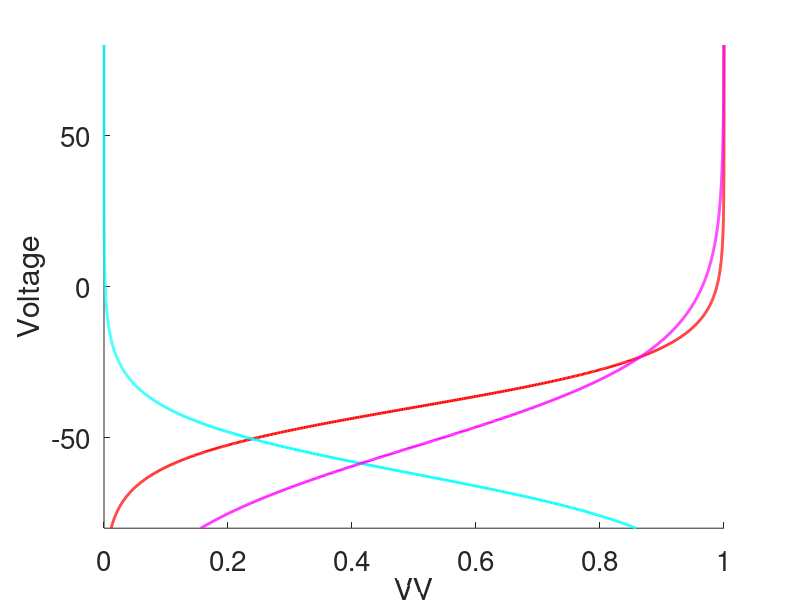

The MATLAB script that drew this image: (Note: this script raises an error after producing the figure.)
%2014-01-23

% Passive membrane equation

clear all
close all

C = 1; %capacitance
Rm = 3.333; %resistance
Gl = 1/Rm; %conductance
El = -50.6; %resting membrane potential
ENa = 55; %Sodium equillibrium
Ek = -75; %potassium equillibrium
GNa = 120;%sodium conductance 
Gk = 36;%potassium conductance

%Functions


%define function for gating variables
minf = @(V) 1/(1 + exp(-(V + 40)/9));
hinf = @(V) 1/(1 + exp((V + 62)/10));
ninf = @(V) 1/(1 + exp(-(V + 53)/16));
taum = @(V) 0.3;
tauh = @(V) 1 + 11/(1 + exp(V + 62)/10);
taun = @(V) 1 + 6/(1 + exp(V + 53)/16);

%Values of Iapp



VV = -80:0.1:80;
%m1 = minf(Vv);

 for i= 1:length(VV)
     ma(i) = minf(VV(i));
     ha(i) = hinf(VV(i));
     na(i) = ninf(VV(i));
 end
 
 figure
hold on
plot(ma, VV,'r','linewidth',2);
plot(ha, VV,'c','linewidth',2);
plot(na, VV,'m','linewidth',2);
axis([0 1 -80 80]);
set(gca,'fontsize',20);
xlabel('VV');
ylabel('Voltage'); 


%Define time parameters
T = 4000; %tmax
dt = 0.1; %step size
t = 0:dt:T; %time scale

%Generate square pulse
ti = 1000;
tf = 3000;
H = zeros(1,length(t));
H(floor(ti/dt):floor(tf/dt))=1;

%%Pulses
%tt = find(t > ti & t < tf);

% Io = [0 1 2 3 4]; % Current levels
% 
% figure(1); clf; hold on;
% for i = 1:length(Io) % For each of the current levels Io
%         Iapp(i,1:length(t)) = zeros(1,length(t)); % Make a tim duration zero current signal
%         Iapp(i,tt) = Io(i); % Change the tt region (stimulus) to the current Io value
%         plot(t, Iapp(i,:)); % Plot baby plot Iapp(X,Y) where X is the current level and Y is value at each step 
% end


%create empty matricies for function output
V = zeros(1,length(t));
m = zeros(1,length(t));
h = zeros(1,length(t));
n = zeros(1,length(t));
V(1) = El;
m(1) = 0; %could also be equal to El
h(1) = 0;
n(1) = 0;

%analytical inter-spike interval rate
Iapp=4;

%Hodkin-Huxley %modified oiler
for j=1:length(t)-1
    kv1 = (Iapp*H(j) - Gl*(V(j) - El) - GNa*m(j)^3*h(j)*(V(j) - ENa) - Gk*n(j)^4*(V(j) - Ek))/C;
    km1 = (minf(V(j)) - m(j))/taum(V(j));
    kh1 = (hinf(V(j)) - h(j))/tauh(V(j));
    kn1 = (ninf(V(j)) - n(j))/taun(V(j));
    av = V(j) + kv1*dt;
    am = m(j) + km1*dt;
    ah = h(j) + kh1*dt;
    an = n(j) + kn1*dt;
    kv2 = (Iapp*H(j) - Gl*(av - El) - GNa*am^3*ah*(av - ENa) - Gk*an^4*(av - Ek))/C;
    km2 = (minf(av) - am)/taum(av);
    kh2 = (hinf(av) - ah)/tauh(av);
    kn2 = (ninf(av) - an)/taun(av);
    V(j+1) = V(j) + (kv1+kv2)*dt/2;
    m(j+1) = m(j) + (km1+km2)*dt/2;
    h(j+1) = h(j) + (kh1+kh2)*dt/2;
    n(j+1) = n(j) + (kn1+kn2)*dt/2;
end



%Find the spiking frequency
spikethreshold = 0;
[spikeamp, idx] = findpeaks(V); xx = find(spikeamp > spikethreshold); 
    spikeamp = spikeamp(xx); 
    idx = idx(xx);
ifreq = diff(t(idx));
ifreq = 1000 ./ifreq;


figure
hold on
ax(1) = subplot(2,1,1); 
    plot(t,V,'r','linewidth',2); % Plot the voltage trace
    hold on; plot(t(idx), V(idx), 'g*'); % Marks spikes with stars
    axis([0 T -110 20]);
    set(gca,'fontsize',20);
    xlabel('t')
    ylabel('V');
    title('Q1a Io=4');
    
    ax(2) = subplot(212);
    plot(t(idx(1:end-1)), ifreq, 'b*'); ylim([0 100]);
    xlabel('t'); ylabel('Frequency')
    linkaxes(ax, 'x');
    xlim([0 4000]);
    
